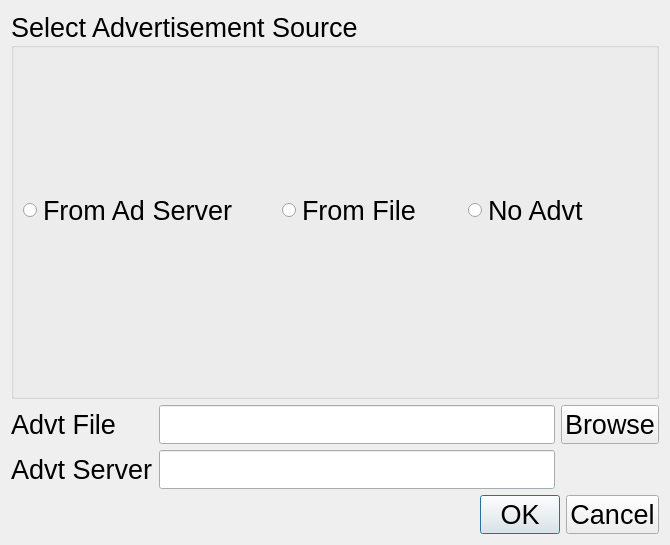
<?xml version="1.0" encoding="UTF-8"?>
<ui version="4.0">
 <class>CAdvertisement</class>
 <widget class="QDialog" name="CAdvertisement">
  <property name="geometry">
   <rect>
    <x>0</x>
    <y>0</y>
    <width>670</width>
    <height>545</height>
   </rect>
  </property>
  <property name="font">
   <font>
    <pointsize>20</pointsize>
   </font>
  </property>
  <property name="windowTitle">
   <string>Dialog</string>
  </property>
  <layout class="QGridLayout" name="gridLayout">
   <item row="5" column="1" colspan="2">
    <widget class="QDialogButtonBox" name="buttonOkCancel">
     <property name="orientation">
      <enum>Qt::Horizontal</enum>
     </property>
     <property name="standardButtons">
      <set>QDialogButtonBox::Cancel|QDialogButtonBox::Ok</set>
     </property>
    </widget>
   </item>
   <item row="3" column="0">
    <widget class="QLabel" name="label_2">
     <property name="text">
      <string>Advt Server</string>
     </property>
    </widget>
   </item>
   <item row="1" column="2">
    <widget class="QPushButton" name="file_browse">
     <property name="text">
      <string>Browse</string>
     </property>
    </widget>
   </item>
   <item row="1" column="0">
    <widget class="QLabel" name="label">
     <property name="text">
      <string>Advt File</string>
     </property>
    </widget>
   </item>
   <item row="3" column="1">
    <widget class="QLineEdit" name="lineEdit_AdvtServer"/>
   </item>
   <item row="1" column="1">
    <widget class="QLineEdit" name="lineEdit_AdvtFile"/>
   </item>
   <item row="0" column="0" colspan="3">
    <widget class="QGroupBox" name="groupBox">
     <property name="title">
      <string>Select Advertisement Source</string>
     </property>
     <widget class="QRadioButton" name="advt_file">
      <property name="geometry">
       <rect>
        <x>271</x>
        <y>177</y>
        <width>162</width>
        <height>44</height>
       </rect>
      </property>
      <property name="text">
       <string>From File</string>
      </property>
     </widget>
     <widget class="QRadioButton" name="advt_server">
      <property name="geometry">
       <rect>
        <x>12</x>
        <y>177</y>
        <width>252</width>
        <height>44</height>
       </rect>
      </property>
      <property name="text">
       <string>From Ad Server</string>
      </property>
     </widget>
     <widget class="QRadioButton" name="advt_none">
      <property name="geometry">
       <rect>
        <x>457</x>
        <y>177</y>
        <width>142</width>
        <height>44</height>
       </rect>
      </property>
      <property name="text">
       <string>No Advt</string>
      </property>
     </widget>
    </widget>
   </item>
  </layout>
 </widget>
 <resources/>
 <connections>
  <connection>
   <sender>buttonOkCancel</sender>
   <signal>accepted()</signal>
   <receiver>CAdvertisement</receiver>
   <slot>accept()</slot>
   <hints>
    <hint type="sourcelabel">
     <x>248</x>
     <y>254</y>
    </hint>
    <hint type="destinationlabel">
     <x>157</x>
     <y>274</y>
    </hint>
   </hints>
  </connection>
  <connection>
   <sender>buttonOkCancel</sender>
   <signal>rejected()</signal>
   <receiver>CAdvertisement</receiver>
   <slot>reject()</slot>
   <hints>
    <hint type="sourcelabel">
     <x>316</x>
     <y>260</y>
    </hint>
    <hint type="destinationlabel">
     <x>286</x>
     <y>274</y>
    </hint>
   </hints>
  </connection>
 </connections>
</ui>
